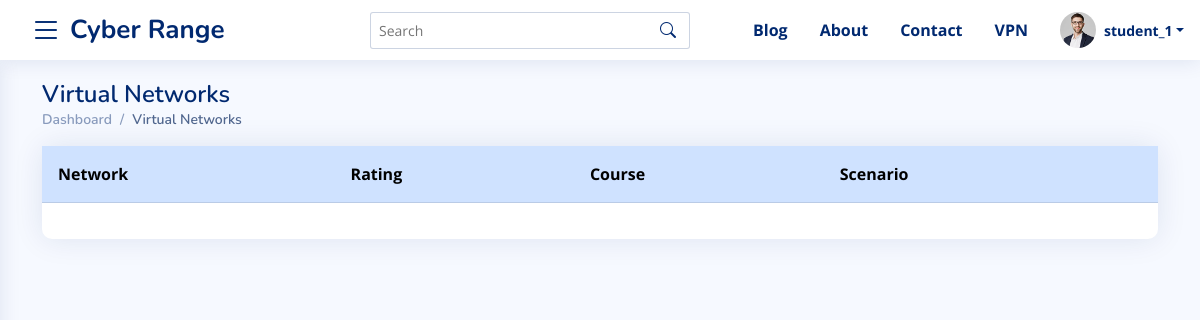
The app's page /student/networks (signed in), older data.
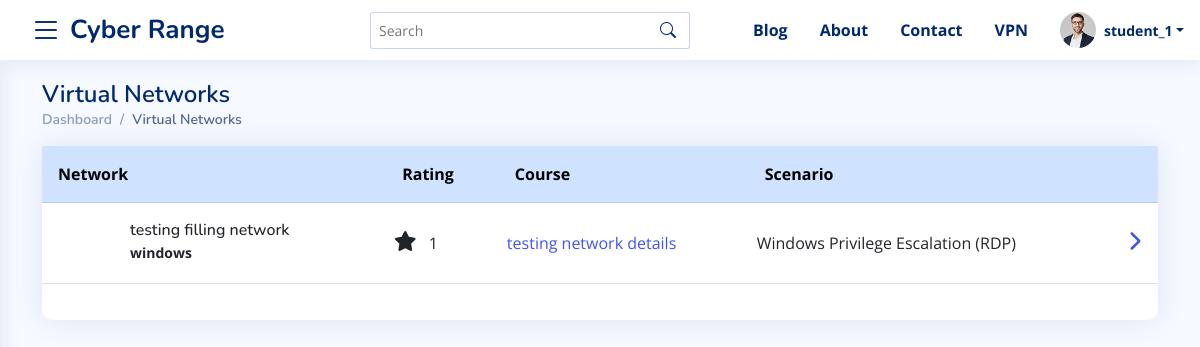
The same page, newer data.
### master_app/models.py (models this page shows, shortened)
class VirtualNetwork(models.Model):
    course = models.ForeignKey(Course, on_delete=models.CASCADE)
    name = models.CharField(max_length=100)
    description = RichTextField()
    operating_system = models.CharField(max_length=100, default=1 )
    scenarios = models.CharField(max_length=200, default="1" ,)
    rating  = models.CharField(max_length=1 , default="1", choices=RATING_CHOICES, blank=True, null=True)
    config_file_url = models.URLField(max_length=300 , default="" , blank=True, null=True)
    ip_address = models.GenericIPAddressField(blank=True, null=True)
    topology_image = models.ImageField(upload_to="topologies/", blank=True, null=True)
    ssh_file = models.FileField(upload_to="sshFiles/" , blank=True, null=True)
    instructions = RichTextField(blank = True, null=True, default="")
    is_instance_created = models.BooleanField(default=False, blank=True, null=True)
    imageRef = models.CharField(max_length=200 , blank=True, null=True)
    size = models.CharField(max_length=200 , blank=True, null=True)
    status = models.CharField(max_length=200 , blank=True, null=True)
    state = models.CharField(max_length=200 , blank=True, null=True)
    min_ram = models.CharField(max_length=200 , blank=True, null=True)
    min_disk = models.CharField(max_length=200 , blank=True, null=True)
    server_id = models.CharField(max_length=200, blank=True, null=True)
    def get_operating_system(self):
        try:
            return OPERATING_SYSTEM_CHOICES_TEXT[self.operating_system]
        except:
            return self.operating_system
    def get_scenarios(self):
        try:
            return SCENARIOS_CATEGORYIES_TEXT[self.scenarios]
        except:
            return self.scenarios
    def student_network_url(self):
        try:
            return reverse("student-machine-detail-url", args=[self.id])
        except :
            return "#"

class Course(models.Model):
    instructor = models.ForeignKey(User, on_delete=models.CASCADE)
    name = models.CharField(max_length=100)
    start_time = models.DateTimeField(auto_now_add=False, default=timezone.now)
    end_time = models.DateTimeField(auto_now_add=False, default=timezone.now)
    created_timestamp = models.DateTimeField( auto_now_add=True )
    description = RichTextField()
    is_approved = models.CharField(max_length=2, choices=APPROVED_CHOICES, default="1")
    points = models.IntegerField(blank=True, null=True, default=60)
    def get_student_url(self):
        try:
            return reverse("student-courses-details-url", args =[self.id])
        except:
            return "#"

### master_app/views.py (the view)
# urls.py: path("student/networks", views.StudentMachines, name="student-machines-url"),
@login_required
@student_required
def StudentMachines(request):
    template_name = 'master_app/student/machines.html'
    courses = AssignedStudents.objects.filter(
        student__id=request.user.id).filter(course__is_approved="3")
    networks = [i for x in courses for i in x.course.virtualnetwork_set.all(
    ) if len(x.course.virtualnetwork_set.all()) > 0]
    context = {
        "networks": networks
    }
    return render(request, template_name, context)

### master_app/templates/master_app/student/machines.html (shortened to what this page needs)
{%  extends 'base.html' %}
{% load static %}
{% block content %}
<main id="main" class="main">
    <section class="section dashboard">
      <div class="container">
        <div class="pagetitle">
          <h1>Virtual Networks</h1>
          <nav>
            <ol class="breadcrumb">
              <li class="breadcrumb-item"><a href="{% url 'student-dasboard-url' %}">Dashboard</a></li>
              <li class="breadcrumb-item active">Virtual Networks</li>
            </ol>
          </nav>
        </div>
        <div class="row">
            <div class="col-12">
                <div class="card ">
                    <div class="card-body px-0">
                      {% include 'master_app/virtual_networks.html' with networks=networks %}
                    </div>
                  </div>
            </div>
        </div>
      </div>
    </section>
</main>
{% endblock %}

### master_app/templates/master_app/virtual_networks.html (shortened to what this page needs)
{% load static %}
<table class="table">
    <thead class="table-primary ">
      <tr>
        <th scope="col" class="p-3">Network</th>
        <th scope="col" class="p-3">Rating</th>
        <th scope="col" class="p-3">Course</th>
        <th scope="col" class="p-3">Scenario</th>
        <th scope="col"></th>
      </tr>
    </thead>
    <tbody>
      {% for network in networks %}
        <tr>
          <td>
              <div class="d-flex align-items-center">
                  <div class="card-icon rounded-circle d-flex align-items-center justify-content-center">
                  </div>
                  <div class="ps-3">
                    <h6 class="mb-0">{{ network.name }}</h6>
                    <span class=" small pt-1 fw-bold">{{ network.get_operating_system }}</span>
                  </div>
                </div>
          </td>
          <td class="align-middle">
              <i class="fas fa-star circle-icon fs-5 me-2"></i> {{ network.rating }}
              </td>
        <td class="align-middle">
            {% if request.user.is_student %}
                <a href="{{ network.course.get_student_url }}">{{ network.course.name }}</a>
            {% elif request.user.is_instructor %}
                <a href="{{ network.course.get_instructor_url }}">{{ network.course.name }}</a>
            {% elif request.user.is_admin %}
                <a href="{{ network.course.get_admin_url }}">{{ network.course.name }}</a>
            {% else %}
                <a href="#!">{{ network.course.name }}</a>
            {% endif %}
        </td>
          <td class="align-middle">{{ network.get_scenarios }}</td>
          <td class="align-middle"><a data-bs-toggle="offcanvas" href="#offcanvasExample{{ network.name|slugify  }}" role="button" aria-controls="offcanvasExample{{ network.name|slugify  }}"><i class="fas fa-chevron-right fs-5"></i></a></td>
        </tr>
      {% endfor %}
    </tbody>
  </table>

Row changes from the older to the newer data that the page shows:
added VirtualNetwork: name "testing filling network", get_operating_system "windows", rating "1", course.name "testing network details", get_scenarios "Windows Privilege Escalation (RDP)"
